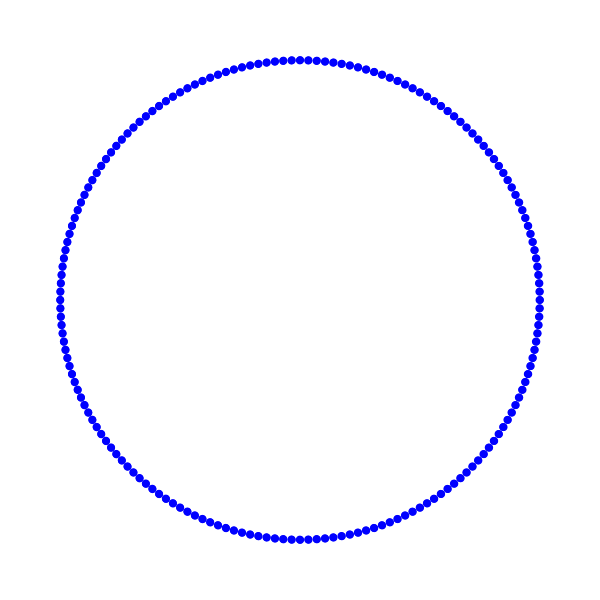
Frame 1 (no input)
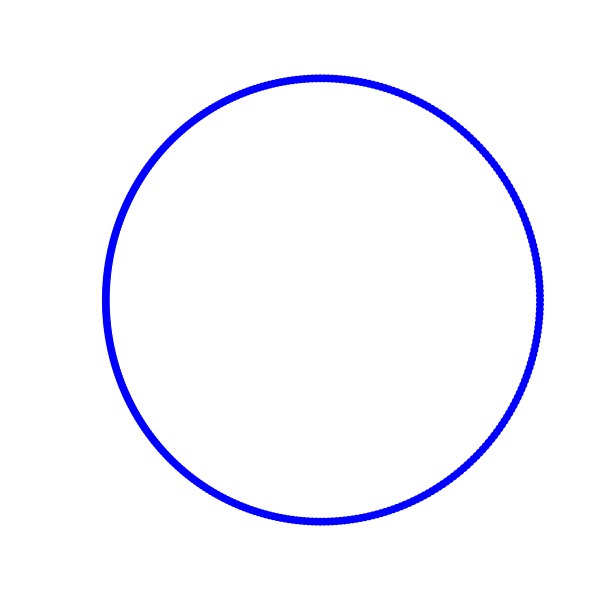
Frame 60 (the mouse pressed at the canvas centre just before this capture)
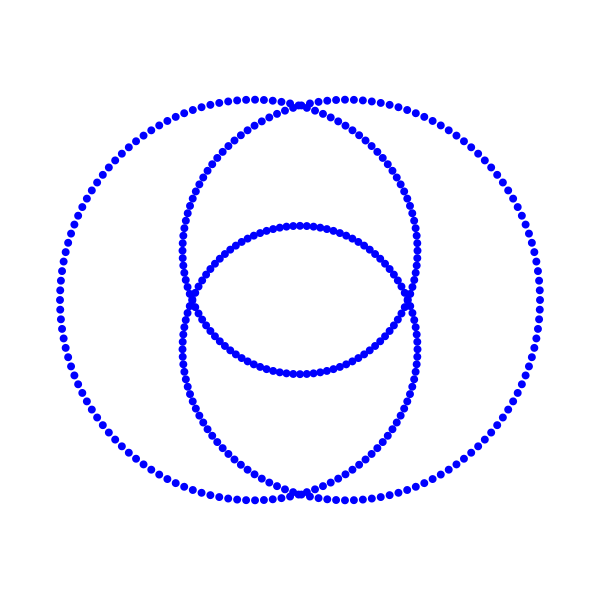
Frame 120 (the mouse held since frame 60 and released just before this capture)

The Processing sketch that drew these frames (run headless with seeded random() and noise(); from frame 60 on, the mouse is pressed at the canvas centre):

// Processing sketch: GA5_4_circle_dance
// ── GA5_4_circle_dance.pde
float r=240;
int n=360;
void setup() {
  size(600, 600);
}
void draw() {
  background(255);
  translate(300, 300);
  fill(0, 0, 255);
  noStroke();
  float s=2+frameCount/100;//1+0.01*frameCount; 
  for (int i=0; i<n; i++) {
    float ta= 2*PI*i/n;
    float tb= s*ta;
    PVector a= new PVector(cos(ta), sin(ta)); 
    PVector b= new PVector(cos(tb), sin(tb)); 
    a.mult(r);
    b.mult(r);
    float cos= cos(2*PI*frameCount/100.0);
    float sc = map(cos, -1, 1, 0, 1) ;
    PVector v= PVector.lerp(a, b, sc);
    ellipse(v.x, v.y, 8, 8);
  }
}
